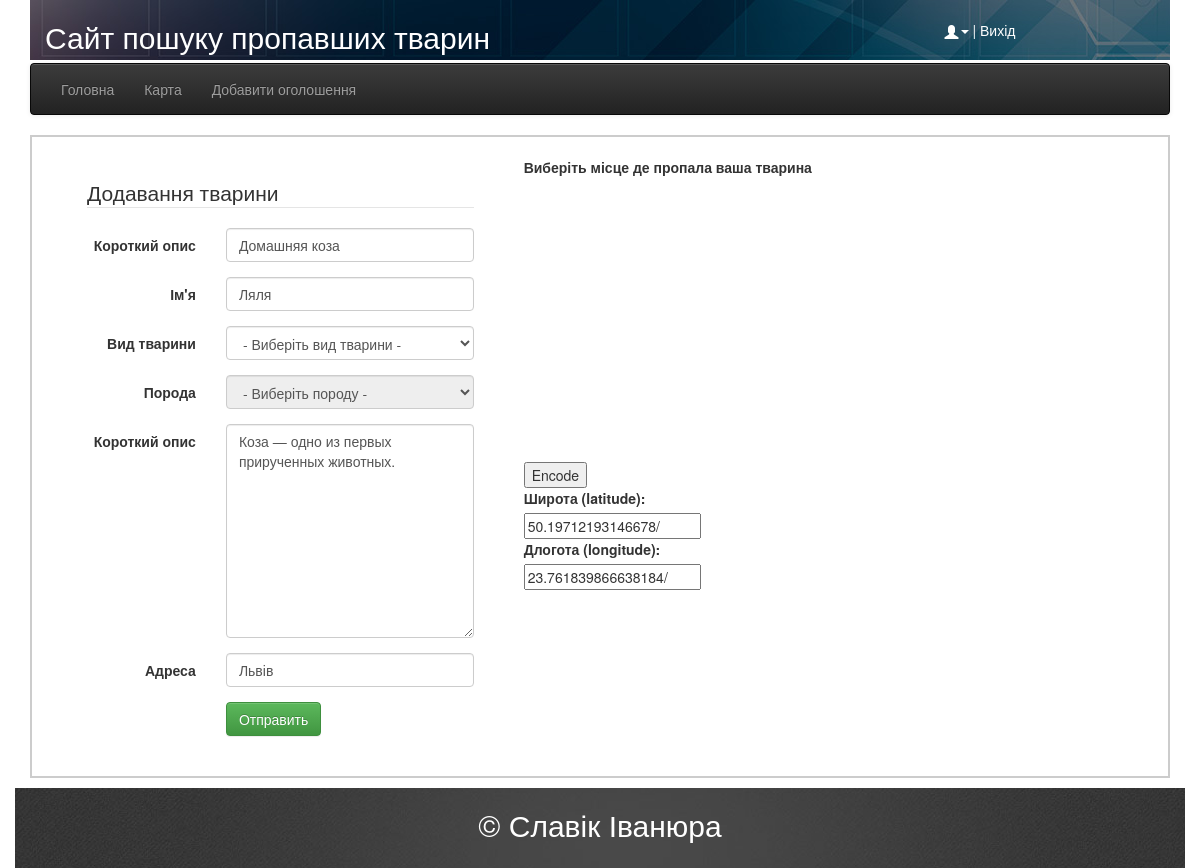
Screenshot of /animalsAdit?id=200 (signed in) with the database file from the repository.
### tables this page shows
CREATE TABLE IF NOT EXISTS `poster` (
  `id` int(255) NOT NULL AUTO_INCREMENT,
  `title` varchar(255) NOT NULL,
  `name` varchar(255) NOT NULL,
  `animal_id` int(10) NOT NULL,
  `breed_id` int(10) NOT NULL,
  `description` varchar(400) NOT NULL,
  `address` varchar(255) NOT NULL,
  `date` int(11) NOT NULL,
  `user_id` int(10) NOT NULL,
  `is_active` tinyint(1) NOT NULL,
  `coordinates_id` int(11) NOT NULL,
  PRIMARY KEY (`id`),
  KEY `id_user` (`user_id`),
  KEY `kind_of_animal_id` (`animal_id`),
  KEY `kind_of_animal_id_2` (`animal_id`),
  KEY `kind_of_animal_id_3` (`animal_id`),
  KEY `kind_of_animal_id_4` (`animal_id`),
  KEY `kind_of_animal_id_5` (`animal_id`),
  KEY `breed_id` (`breed_id`),
  KEY `coordinates` (`coordinates_id`)
);

CREATE TABLE IF NOT EXISTS `coordinates` (
  `id` int(11) NOT NULL AUTO_INCREMENT,
  `lat` double NOT NULL,
  `lng` double NOT NULL,
  PRIMARY KEY (`id`)
);

### func.php (called while the page is built, shortened)
<?php
function hasFlash($type) {
	return isset($_SESSION['FLASH_' . $type]);
}

### class/Db.php (called while the page is built, shortened)
<?php
class Db{
	public static function findOne($tableName, $attributes = []){
		$pattern = 'SELECT * FROM %s %s LIMIT 1';
		$lines = [];
		foreach ($attributes as $k=>$v) {
			$lines[] = sprintf('%s = "%s"', $k, $v);
		}
		$where 	= implode(' AND ', $lines);
		if (!empty($where)) {
			$where = 'WHERE ' . $where;
		}
		$sql 	= sprintf($pattern, $tableName, $where);
		$result = mysql_query($sql) or die("Query: <b>$sql</b> is failed!!!");
		$row 	=  mysql_fetch_assoc($result);
		return $row;
	}
}

### class/Animal.php (called while the page is built, shortened)
<?php
class Animal{
    public static function getList()
	{
		$list = [];
        $result = mysql_query("SELECT `id`, `title` FROM `animal`");
		$row = mysql_fetch_assoc($result);
		do{
			$list[$row['id']] = $row['title'];
		} while($row = mysql_fetch_assoc($result));
        return $list;
    }
}
?>

### templates/animalsAdit.php (the view, shortened to what this page needs)
<?php
$list  = Db::findOne('poster',  ['id'=>$_GET['id']]);
$latlng = Db::findOne('coordinates',['id'=>$list['coordinates_id']]);
?>
	<div id="map-outer" class="col-md-12">
		<?php if (!hasFlash('sucess')):?>
		<div id="adres" class="col-md-5">
			<form  enctype="multipart/form-data" class="form-horizontal" id="form-horizontal" method="POST">
				<legend>Додавання тварини</legend>
				<div class="form-group">
					<label for="inputName" class="col-sm-4 control-label">Короткий опис</label>
					<div class="col-sm-8">
						<input type="text" class="form-control" id="inputName" maxlength="32" placeholder="Короткий опис" value="<?=$list['title']?>" name="title">
					</div>
				</div>
				<div class="form-group">
					<label for="inputName" class="col-sm-4 control-label">Ім'я</label>
					<div class="col-sm-8">
						<input type="text" class="form-control" id="inputName" placeholder="Ім'я" value="<?=$list['name']?>" name="name">
					</div>
				</div>
				<div class="form-group">
					<label class="col-sm-4 control-label">Вид тварини</label>
					<div class="col-sm-8">
						<select name="animal_id" id="animal_id" class="form-control">
							<option value="">- Виберіть вид тварини -</option>
							<?php foreach (Animal::getList() as $k=>$v):?>
								<option value="<?=$k?>"><?=$v?></option>
							<?php endforeach?>
						</select>
					</div>
				</div>
				<div class="form-group">
					<label class="col-sm-4 control-label">Порода</label>
					<div class="col-sm-8">
						<select name="breed_id" id="breed_id" disabled="disabled" class="form-control">
							<option value="0">- Виберіть породу -</option>
						</select>
					</div>
				</div>
				<div class="form-group">
					<label for="inputOpys" class="col-sm-4 control-label">Короткий опис</label>
					<div class="col-sm-8">
						<textarea class="form-control" rows="10" id="inputOpys" placeholder="Опис тварини"  name="description"><?=$list['description']?></textarea>
					</div>
				</div>
				<div class="form-group">
					<label for="address" class="col-sm-4 control-label">Адреса</label>
					<div class = "col-sm-8">
						<input class="form-control" type="text" id="address"  name = "address"  value="<?=$list['address']?>"">
					</div>
				</div>
				<div class="form-group">
				<label for="address" class="col-sm-4 control-label"></label>
					<div class = "col-sm-8" >
						<input name="sendForm" type="submit" value="Отправить" class="btn btn-success" >
					</div>
				</div>
		</div>
			<div id="map-container" class="col-md-7">
				<label>Виберіть місце де пропала ваша тварина </label>
				<div id="map_adit" style="width: 100%; height: 70%;">
				</div>
				<div>
					<input type="button" value="Encode" onclick="codeAddress()">
					<label>Широта (latitude): </label></br><input id="latitude" type="text" name="lat" value=<?php echo $latlng['lat']?>/><br/>
					<label>Длогота (longitude): </label></br><input id="longitude" type="text" name="lng" value=<?php echo $latlng['lng']?>/>
				</div>
			</div>
				<?php else:?>
				<div class="alert alert-success" role="alert"> <?= getFlash('sucess')?> </div>
				<?php endif?>
	</div>

### styles/style.css (style rules this page uses)
#map-outer { height: 140%; width: 1140px; left: 15px; padding: 20px; border: 2px solid #CCC; background-color:#FFF }
#map-container { height: 400px }
#form-horizontal { margin:20px; }

### rows the page displays
poster: title "Домашняя коза", name "Ляля", description "Коза — одно из первых прирученных животных.", address "Львів"
coordinates: lat "50.19712193146678/", lng "23.761839866638184/"
